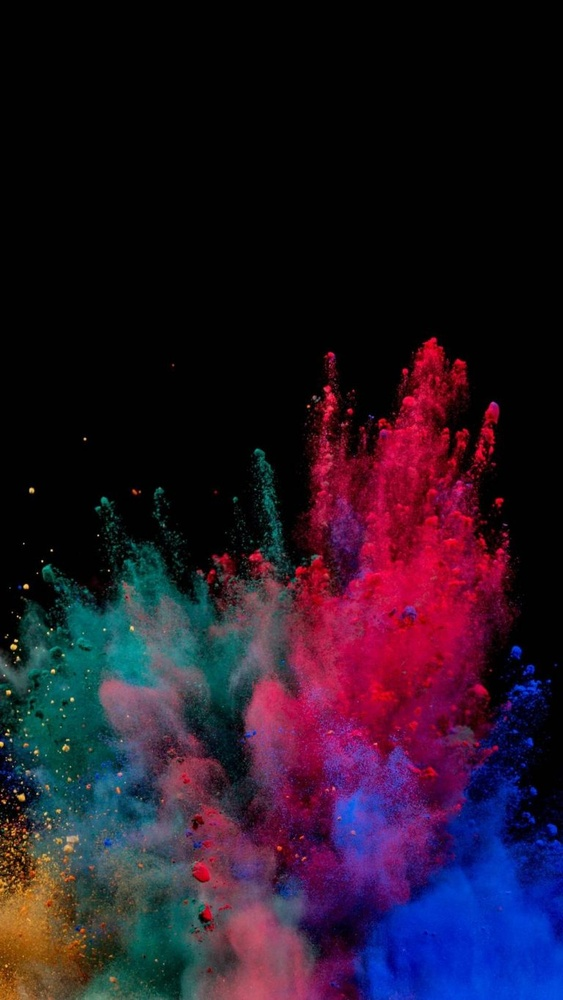
#> input picture Render_image_preview/original_img.jpg, 563 x 1000 px, shrunk from 768 x 1365 before the run
$ jupyter execute --allow-errors 'Measure Image compression quality.ipynb'   (older library calls are emulated)   (text cells are left out)
#> lines starting #> are read from the running program, lines starting #| are printed output that depends on the picture; pictures that were not available may be replaced by others from this repository, and a replacement may not be noted
[cell 1]
from math import log10, sqrt
import cv2
import numpy as np

[cell 2]
#Function to calculate PSNR
def PSNR(original, compressed):
    mse = np.mean((original - compressed) ** 2)
    if(mse == 0):  # MSE is zero means no noise is present in the signal .
                  # Therefore PSNR have no importance.
        return 100
    max_pixel = 255.0
    psnr = 20 * log10(max_pixel / sqrt(mse))
    return psnr

[cell 3]
original = cv2.imread("original_img.jpg")
#> original is the input picture: shape (1000, 563, 3); mean B, G, R 39.4, 21.5, 37.9
compressed = cv2.imread("new-format-image-from-jpeg.webp", 1)
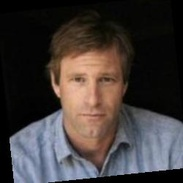
#> input picture Render_image_preview/Aaron_Eckhart_0001.jpg, 183 x 183 px, shrunk from 250 x 250 before the run, given in place of new-format-image-from-jpeg.webp, which was not available
#> compressed is the input picture: shape (183, 183, 3); mean B, G, R 56.9, 58.2, 65.1
#> (the rest of this cell did not finish here and is left out)

[cell 4]
from skimage.measure import compare_ssim
import cv2

[cell 5]
#reading images
imageA = cv2.imread("original_img.jpg")
imageB = cv2.imread("new-format-image-from-jpeg.webp")

#converting to gray scale
grayA = cv2.cvtColor(imageA, cv2.COLOR_BGR2GRAY)
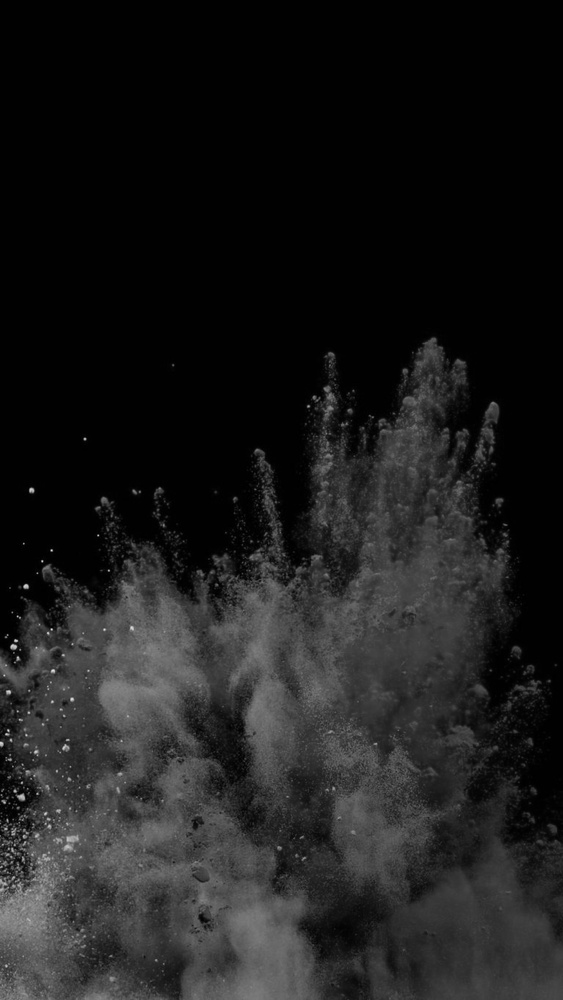
#> grayA: shape (1000, 563); min 0, max 228, mean 28.4
grayB = cv2.cvtColor(imageB, cv2.COLOR_BGR2GRAY)
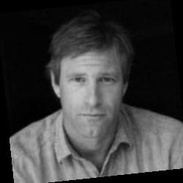
#> grayB: shape (183, 183); min 0, max 199, mean 60.1
